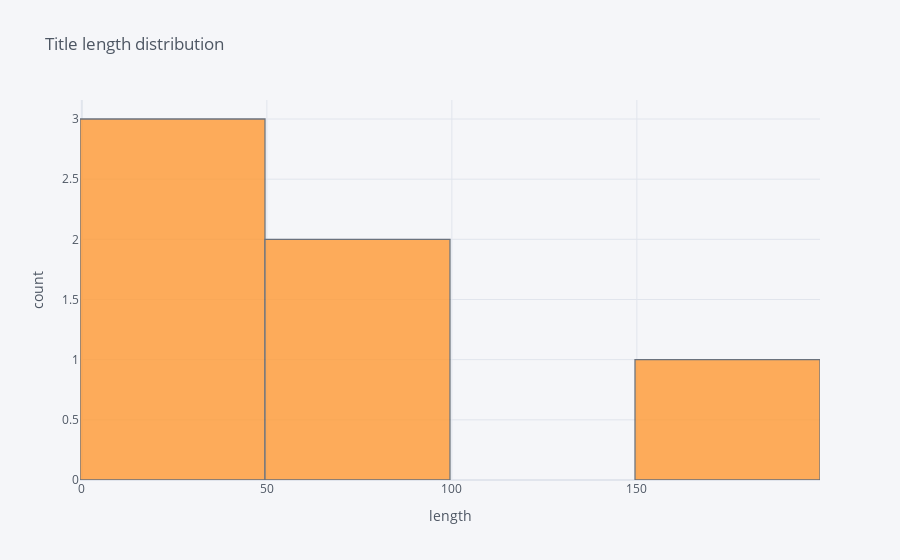
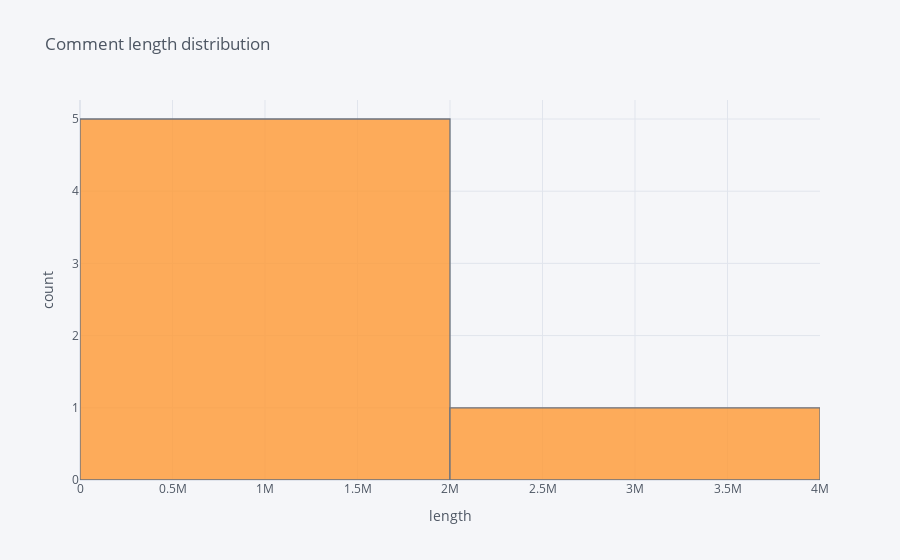

Here is the notebook cell these charts were saved with, in order:
### Markdown cell above
<h3>2. Collection frequency analysis</h3>

### Code cell
data['title_length'].iplot(kind='hist', xTitle='length', yTitle='count', title='Title length distribution')
data['comment_length'].iplot(kind='hist', xTitle='length', yTitle='count', title='Comment length distribution')

### Figure 1 — Plotly figure (JSON) as saved in the notebook; plotly's stock layout.template omitted (floating-point values rounded to 4 significant figures)
{"data": [{"histfunc": "count", "histnorm": "", "marker": {"color": "rgba(255, 153, 51, 1.0)", "line": {"color": "#4D5663", "width": 1.3}}, "name": "title_length", "opacity": 0.8, "orientation": "v", "type": "histogram", "x": [158, 32, 70, 35, 57, 35]}], "layout": {"barmode": "overlay", "legend": {"bgcolor": "#F5F6F9", "font": {"color": "#4D5663"}}, "paper_bgcolor": "#F5F6F9", "plot_bgcolor": "#F5F6F9", "title": {"font": {"color": "#4D5663"}, "text": "Title length distribution"}, "xaxis": {"gridcolor": "#E1E5ED", "showgrid": true, "tickfont": {"color": "#4D5663"}, "title": {"font": {"color": "#4D5663"}, "text": "length"}, "zerolinecolor": "#E1E5ED"}, "yaxis": {"gridcolor": "#E1E5ED", "showgrid": true, "tickfont": {"color": "#4D5663"}, "title": {"font": {"color": "#4D5663"}, "text": "count"}, "zerolinecolor": "#E1E5ED"}}}

### Figure 2 — Plotly figure (JSON) as saved in the notebook; plotly's stock layout.template omitted (floating-point values rounded to 4 significant figures)
{"data": [{"histfunc": "count", "histnorm": "", "marker": {"color": "rgba(255, 153, 51, 1.0)", "line": {"color": "#4D5663", "width": 1.3}}, "name": "comment_length", "opacity": 0.8, "orientation": "v", "type": "histogram", "x": [188838, 2556, 40647, 16542, 2927936, 5600]}], "layout": {"barmode": "overlay", "legend": {"bgcolor": "#F5F6F9", "font": {"color": "#4D5663"}}, "paper_bgcolor": "#F5F6F9", "plot_bgcolor": "#F5F6F9", "title": {"font": {"color": "#4D5663"}, "text": "Comment length distribution"}, "xaxis": {"gridcolor": "#E1E5ED", "showgrid": true, "tickfont": {"color": "#4D5663"}, "title": {"font": {"color": "#4D5663"}, "text": "length"}, "zerolinecolor": "#E1E5ED"}, "yaxis": {"gridcolor": "#E1E5ED", "showgrid": true, "tickfont": {"color": "#4D5663"}, "title": {"font": {"color": "#4D5663"}, "text": "count"}, "zerolinecolor": "#E1E5ED"}}}
